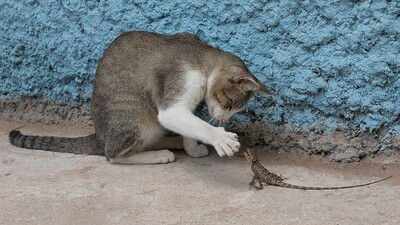
#> input picture samples/real/cat.jpg, 400 x 225 px, given in place of portrait.jpg, which was not available
$ python make_bench5_grids.py
#> lines starting #> are read from the running program, lines starting #| are printed output that depends on the picture
#!/usr/bin/env python3
"""Three-column original-lanczos / enhance / face pipeline grids."""
from pathlib import Path
import sys
from PIL import Image, ImageDraw, ImageFont

root=Path(__file__).resolve().parents[1]
out=Path(sys.argv[1]) if len(sys.argv)>1 else root/'samples/out/bench5'
names=('portrait','portrait-blur','person','child','cat','dog','horse')
labels=('original (Lanczos3 to output size)','enhance only','enhance + face restore')
# Face centers in source-image pixels make restoration differences visible.
centers={'portrait':(225,42),'portrait-blur':(225,42),'person':(132,92),
         'child':(120,92),'cat':(220,68),'dog':(200,125),'horse':(280,130)}
font=ImageFont.load_default(); gutter=8; label_h=24
for name in names:
    src=Image.open(root/'samples/real'/f'{name}.jpg').convert('RGB')
#> src is the input picture: PIL image 400x225 RGB; mean R, G, B 119.9, 128.7, 131.7
    enhanced=Image.open(out/f'{name}__enhance.png').convert('RGB')
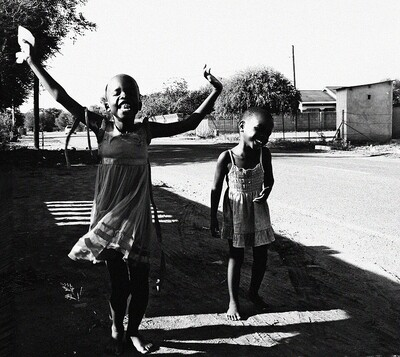
#> input picture samples/real/child.jpg, 400 x 357 px, given in place of portrait__enhance.png, which was not available
#> enhanced is the input picture: PIL image 400x357 RGB; mean R, G, B 115.6, 115.6, 115.6
    restored=Image.open(out/f'{name}__face.png').convert('RGB')
    original=src.resize(enhanced.size,Image.Resampling.LANCZOS)
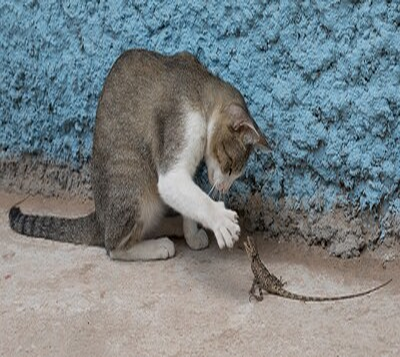
#> original: PIL image 400x357 RGB; mean R, G, B 119.9, 128.7, 131.7
    panels=[]
    for im,label in zip((original,enhanced,restored),labels):
        w,h=im.size; side=min(400,w,h)
        sx=w/src.width; sy=h/src.height
        cx,cy=centers[name]
        x=max(0,min(w-side,int((cx-50)*sx))); y=max(0,min(h-side,int((cy-50)*sy)))
        crop=im.crop((x,y,x+side,y+side)); tile=Image.new('RGB',(side,label_h+side),'white'); tile.paste(crop,(0,label_h))
        ImageDraw.Draw(tile).text((4,5),label,fill=(20,20,20),font=font);panels.append(tile)
#> this loop made 3 passes
#> label on passes 1 to 3: 'original (Lanczos3 to output size)', 'enhance only', 'enhance + face restore'
#> pass 1, `crop = im.crop((x, y, x + side, y + side))`:
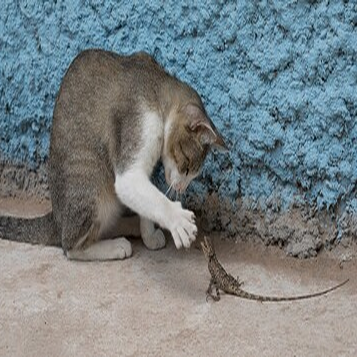
#> crop: PIL image 357x357 RGB; mean R, G, B 119.7, 128.3, 131.1
#> pass 2, `crop = im.crop((x, y, x + side, y + side))`:
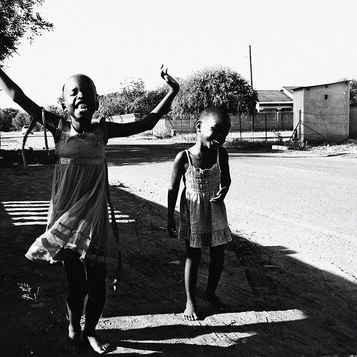
#> crop: PIL image 357x357 RGB; mean R, G, B 124.6, 124.6, 124.5
#> after the loop:
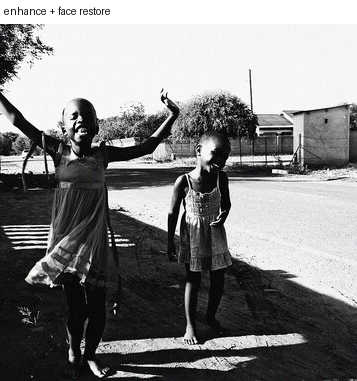
#> tile: PIL image 357x381 RGB; mean R, G, B 132.4, 132.4, 132.4
#> after the loop, panels = 3 items
    grid=Image.new('RGB',(sum(p.width for p in panels)+gutter*2,panels[0].height),'white')
#> grid: PIL image 1087x381 RGB; every value is 255
    x=0
    for p in panels:grid.paste(p,(x,0));x+=p.width+gutter
#> this loop made 3 passes
#> x on passes 1 to 3: 365, 730, 1095
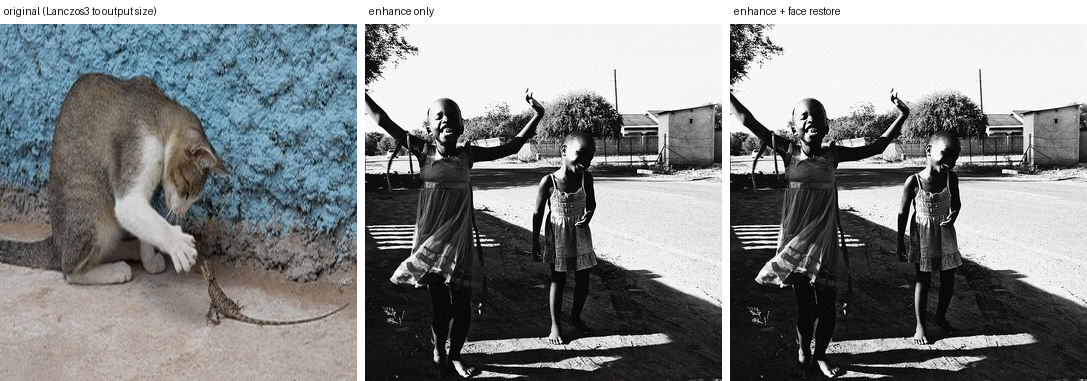
#> grid: PIL image 1087x381 RGB; mean R, G, B 132.7, 135.3, 136.2
#> after the loop, x = 1095
#> (the run stopped early here; a loop or call above may not have finished)
